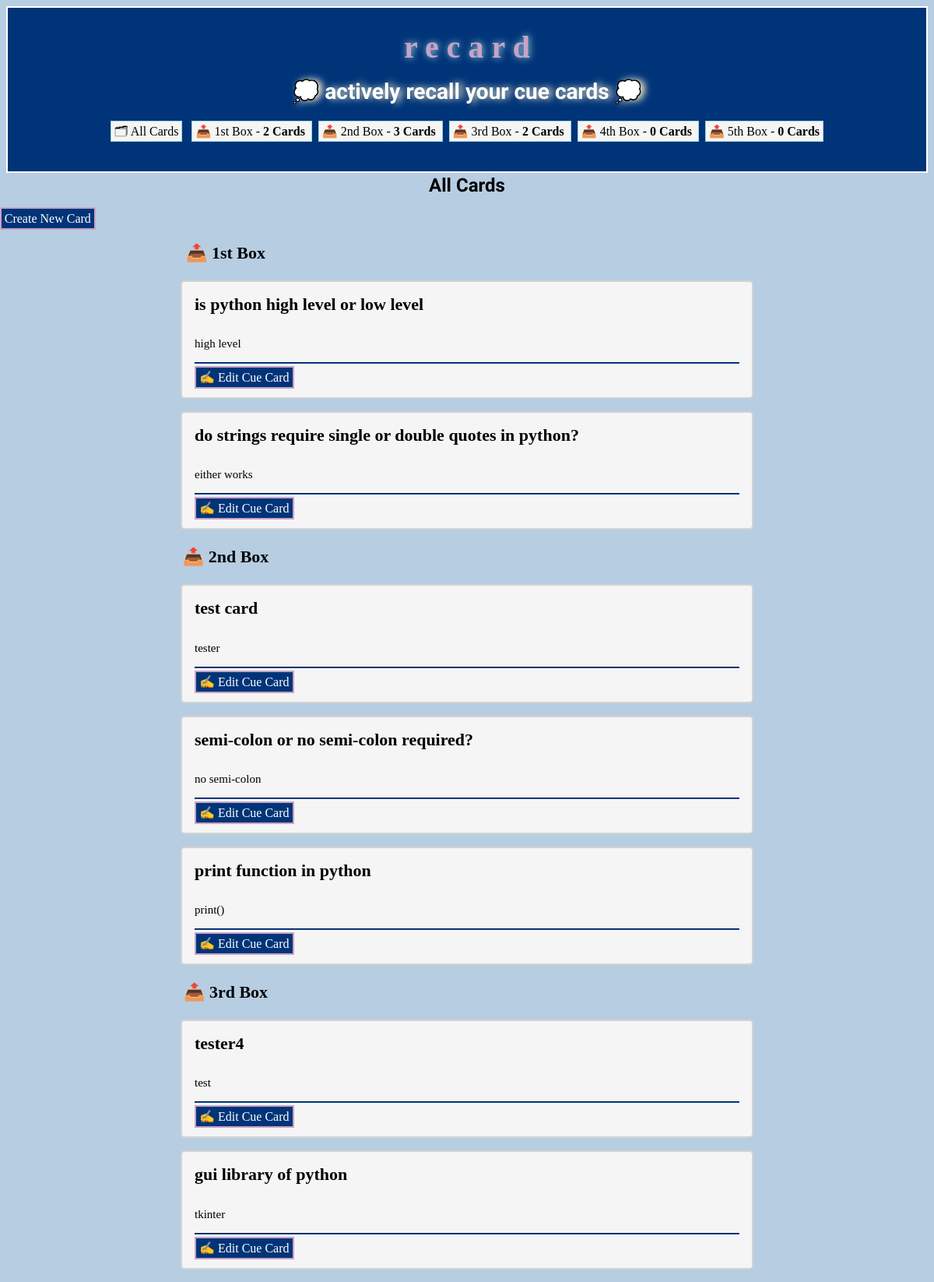
The page / on the database its author committed.
### recards/models.py (models this page shows, shortened)
class CueCard(models.Model):
    concept = models.CharField(max_length=100)
    answer = models.CharField(max_length=100)
    box = models.IntegerField(
        choices=zip(BOXES, BOXES),
        default=BOXES[0],
        )
    date_created = models.DateTimeField(auto_now_add=True)

### recards/views.py (the view)
class CueCardListView(ListView):
    model = CueCard
    queryset = CueCard.objects.all().order_by("box", "-date_created")

### recards/templatetags/cuecards_tags.py (called while the page is built)
@register.inclusion_tag("recards/box_links.html")
def boxes_as_links():
    boxes = []
    for box_num in BOXES:
        card_count = CueCard.objects.filter(box=box_num).count()
        boxes.append({
            "number": box_num,
            "card_count": card_count,
        })
    return {"boxes": boxes}

### recards/templates/recards/cuecard_list.html (shortened to what this page needs)
{% extends "recards/base.html" %}
{% load humanize %}
{% block content %}
    <h2 class="h2-l">
        All Cards
    </h2>
    <div class="container">
        <a href="{% url 'cuecard-create' %}" role="button">
            Create New Card
        </a>
    </div>
    {% for cuecard in cuecard_list %}
        {% ifchanged %}
            <h3 class="h3-l">📤 {{ cuecard.box | ordinal }} Box</h3>
        {% endifchanged %}
        {% include "recards/cuecard.html" %}
    {% endfor %}
{% endblock content %}

### recards/templates/recards/base.html (shortened to what this page needs)
<!DOCTYPE html>
<html lang="en">
<head>
    <link rel="stylesheet" href="../static/style.css">
</head>
<div id="wrapper">
    <body>
        <header>
            <h1 class="title">r e c a r d</h1>
            <h2 class="slogan">💭 actively recall your cue cards 💭</h2>
            {% include "recards/navigation.html" %}
        </header>
        <main>
            {% block content %}{% endblock content %}
        </main>
    </body>
</div>
</html>

### recards/templates/recards/navigation.html
{% load cuecards_tags %}
<nav>
    <a href="{% url 'cuecard-list' %}">🗂 All Cards</a>
    {% boxes_as_links %}
</nav>

### recards/templates/recards/box_links.html (shortened to what this page needs)
{% load humanize %}
<body>
    {% for box in boxes %}
        <a href="{% url 'box' box_num=box.number %}">
            📤 {{ box.number | ordinal }} Box - <strong>{{ box.card_count }} Cards</strong>
        </a>
    {% endfor %}
</body>

### recards/templates/recards/cuecard.html (shortened to what this page needs)
<body>
   <article>
      <h4 class="h4-card">{{ cuecard.concept }}</h4>
      {% if not check_card %}
         <p class="p-card">{{ cuecard.answer }}</p>
         <hr/>
         <a href="{% url 'cuecard-update' cuecard.id %}" role="button">
            ✍️ Edit Cue Card
         </a>
      {% endif %}
   </article>
</body>

### recards/static/style.css (style rules this page uses)
:root { --accent: #6e48ad; --accent-bg: white; --bg: #fff; --text: #212121; --text-light: #585858; --border: #d8dae1; --code: #d81b60; --preformatted: #444; }
article { background-color: whitesmoke; border: 2px solid #D3D3D3; border-radius: 5px; padding: 1em; margin: 1em 0; }
h2 { text-align: center; }
h2, h4 { margin-top: 0; }
hr { background: #003478; border-color: #003478; }
button, a[role="button"] { color: white; text-decoration: none; border: 2px solid #9BD3DD; padding: 4px; background-color: #003478; }
header { border: 3px solid black; }
h2 { text-align: center; font-size: medium; }
a { margin-left: auto; margin-right: auto; }

### recards/templates/recards/base.html (style rules this page uses)
#wrapper { margin-left:auto; margin-right:auto; }
header { border: 2px solid white; background-color: #003478; height: 210px; }
body { background-color: rgb(183, 205, 226); }
button, a[role="button"] { color: white; text-decoration: none; border: 2px solid #C8A2C8; padding: 4px; background-color: #003478; margin: 0; }
.title { color: #C8A2C8; text-shadow: #9BD3DD 1px 0 10px; text-align: center; font-family: Verdana; font-size: 40px; }
.slogan { color: white; text-shadow: #F5EDCE 5px 0 10px; text-align: center; font-family: Akaya Kanadaka; font-size: 28px; margin-top: -10px; }
.container { position: relative; left: -45.5%; }
.h3-l { position: relative; left: -310px; font-size: 22px; }
.h2-l { font-size: 24px; padding-top: 2px; font-family: 'Akaya Kanadaka'; }
.h4-card { font-size: 22px; }
.p-card, .p2-card { font-size: 15px; font-family: 'Verdana'; }

### recards/templates/recards/box_links.html (style rules this page uses)
a { border: 1px solid #9BD3DD; background-color: whitesmoke; margin: 4px; text-align: center; text-decoration: none; padding: 4px; color: black; }
body { text-align: center; }

### recards/templates/recards/cuecard.html (style rules this page uses)
article { text-align: left; width: 700px; margin-left: auto; margin-right: auto; }
body { align-items: center; }

### rows shown on the page
CueCard: box|ordinal "1st", concept "is python high level or low level", answer "high level"
CueCard: concept "do strings require single or double quotes in python?", answer "either works"
CueCard: box|ordinal "2nd", concept "test card", answer "tester"
CueCard: concept "semi-colon or no semi-colon required?", answer "no semi-colon"
CueCard: concept "print function in python", answer "print()"
CueCard: box|ordinal "3rd", concept "tester4", answer "test"
CueCard: concept "gui library of python", answer "tkinter"

### other values the page prints
{{ box.number | ordinal }} "1st" "2nd" "3rd" "4th" "5th"
{{ box.card_count }} "2" "3" "2" "0" "0"
